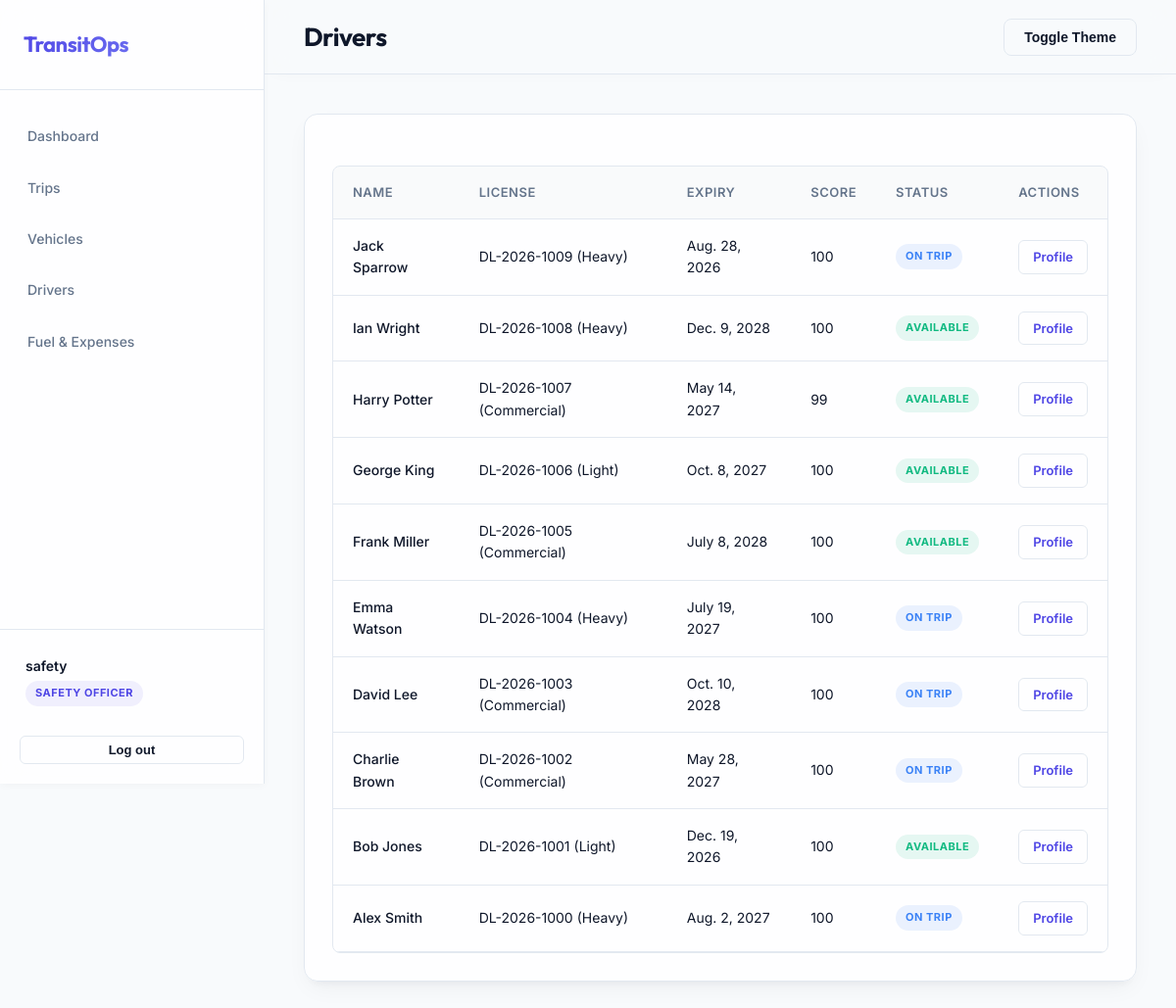
The page /drivers/ (signed in) on the database its author committed.
### accounts/models.py (models this page shows, shortened)
class Profile(models.Model):
    ROLE_CHOICES = (
        ('Fleet Manager', 'Fleet Manager'),
        ('Driver', 'Driver'),
        ('Safety Officer', 'Safety Officer'),
        ('Financial Analyst', 'Financial Analyst'),
        ('Admin', 'Admin'),
    )
    user = models.OneToOneField(User, on_delete=models.CASCADE)
    role = models.CharField(max_length=50, choices=ROLE_CHOICES, default='Driver')
    phone_number = models.CharField(max_length=20, blank=True)
    region = models.CharField(max_length=100, blank=True)

### drivers/models.py (models this page shows, shortened)
class Driver(models.Model):
    STATUS_CHOICES = (
        ('Available', 'Available'),
        ('On Trip', 'On Trip'),
        ('Off Duty', 'Off Duty'),
        ('Suspended', 'Suspended'),
    )
    user = models.OneToOneField(User, on_delete=models.CASCADE, null=True, blank=True, related_name='driver_profile')
    name = models.CharField(max_length=100)
    license_number = models.CharField(max_length=50, unique=True)
    license_category = models.CharField(max_length=50)
    license_expiry_date = models.DateField()
    contact_number = models.CharField(max_length=20)
    safety_score = models.IntegerField(default=100, help_text="0-100")
    status = models.CharField(max_length=20, choices=STATUS_CHOICES, default='Available')
    created_at = models.DateTimeField(auto_now_add=True)
    updated_at = models.DateTimeField(auto_now=True)
    class Meta:
        ordering = ['-created_at']
    def is_license_expired(self):
        return self.license_expiry_date < date.today()

### drivers/views.py (the view)
# urls.py: path('', views.driver_list, name='drivers_list'),
@role_required('Fleet Manager', 'Safety Officer', 'Admin')
def driver_list(request):
    drivers = Driver.objects.all()
    return render(request, 'drivers/list.html', {'drivers': drivers})

### templates/drivers/list.html (shortened to what this page needs)
{% extends 'base.html' %}
{% block page_title %}Drivers{% endblock %}
{% block content %}
<div class="card">
    <div class="table-container">
        <table class="table">
            <thead>
                <tr>
                    <th>Name</th>
                    <th>License</th>
                    <th>Expiry</th>
                    <th>Score</th>
                    <th>Status</th>
                    <th>Actions</th>
                </tr>
            </thead>
            <tbody>
                {% for driver in drivers %}
                <tr>
                    <td style="font-weight: 500;">{{ driver.name }}</td>
                    <td>{{ driver.license_number }} ({{ driver.license_category }})</td>
                    <td>
                        {% if driver.is_license_expired %}
                            <span class="badge badge-danger">Expired: {{ driver.license_expiry_date }}</span>
                        {% else %}
                            {{ driver.license_expiry_date }}
                        {% endif %}
                    </td>
                    <td>{{ driver.safety_score }}</td>
                    <td>
                        {% if user.profile.role == 'Admin' %}
                        <form method="post" action="{% url 'driver_update_status' driver.id %}" style="margin: 0;">
                            {% csrf_token %}
                            <select name="status" onchange="this.form.submit()" class="form-control" style="padding: 4px 8px; font-size: 12px; height: auto; border-radius: 12px; font-weight: 600; width: auto; cursor: pointer; outline: none; border: 1px solid transparent; text-align: center;
                                {% if driver.status == 'Available' %}background-color: rgba(16, 185, 129, 0.1); color: #10B981;
                                {% elif driver.status == 'On Trip' %}background-color: rgba(59, 130, 246, 0.1); color: #3B82F6;
                                {% elif driver.status == 'Off Duty' %}background-color: rgba(245, 158, 11, 0.1); color: #F59E0B;
                                {% else %}background-color: rgba(239, 68, 68, 0.1); color: #EF4444;{% endif %}
                            ">
                                <option value="Available" {% if driver.status == 'Available' %}selected{% endif %}>Available</option>
                                <option value="On Trip" {% if driver.status == 'On Trip' %}selected{% endif %}>On Trip</option>
                                <option value="Off Duty" {% if driver.status == 'Off Duty' %}selected{% endif %}>Off Duty</option>
                                <option value="Suspended" {% if driver.status == 'Suspended' %}selected{% endif %}>Suspended</option>
                            </select>
                        </form>
                        {% else %}
                        <span class="badge
                            {% if driver.status == 'Available' %}badge-success
                            {% elif driver.status == 'On Trip' %}badge-info
                            {% elif driver.status == 'Off Duty' %}badge-warning
                            {% else %}badge-danger{% endif %}">
                            {{ driver.status }}
                        </span>
                        {% endif %}
                    </td>
                    <td>
                        <a href="{% url 'driver_profile' driver.id %}" class="btn btn-ghost btn-sm" style="color: var(--primary);">Profile</a>
                    </td>
                </tr>
                {% empty %}
                <tr>
                    <td colspan="6" style="text-align: center; color: var(--text-muted); padding: 24px;">No drivers found.</td>
                </tr>
                {% endfor %}
            </tbody>
        </table>
    </div>
</div>
{% endblock %}

### templates/base.html (shortened to what this page needs)
<!DOCTYPE html>
<html lang="en" data-theme="light">
<head>
    {% load static %}
    <link rel="stylesheet" href="{% static 'css/base.css' %}">
</head>
<body>
    <div class="layout">
        {% if user.is_authenticated %}
        <aside class="sidebar">
            <div class="sidebar-header">
                <h2>TransitOps</h2>
            </div>
            <nav class="sidebar-nav">
                <a href="{% url 'dashboard' %}" class="nav-item">Dashboard</a>
                {% if user.profile.role in 'Fleet Manager,Admin,Driver,Safety Officer' %}
                <a href="{% url 'trips_list' %}" class="nav-item">Trips</a>
                {% endif %}
                {% if user.profile.role in 'Fleet Manager,Admin,Safety Officer' %}
                <a href="{% url 'vehicles_list' %}" class="nav-item">Vehicles</a>
                <a href="{% url 'drivers_list' %}" class="nav-item">Drivers</a>
                {% endif %}
                {% if user.profile.role in 'Fleet Manager,Admin,Financial Analyst,Safety Officer' %}
                <a href="{% url 'finance_list' %}" class="nav-item">Fuel & Expenses</a>
                {% endif %}
            </nav>
            <div class="sidebar-footer">
                <div class="user-info">
                    <div class="user-name">{{ user.get_full_name|default:user.username }}</div>
                    <div class="user-role badge badge-primary">{{ user.profile.role }}</div>
                </div>
                <form action="{% url 'logout' %}" method="post">
                    <button type="submit" class="btn btn-ghost btn-sm w-full mt-2">Log out</button>
                </form>
            </div>
        </aside>
        {% endif %}
        <main class="main-content">
            {% if user.is_authenticated %}
            <header class="topbar">
                <div class="page-title">
                    <h1>{% block page_title %}Overview{% endblock %}</h1>
                </div>
                <div class="topbar-actions">
                    <button id="theme-toggle" class="btn btn-ghost">Toggle Theme</button>
                </div>
            </header>
            {% endif %}
            <div class="content-container">
                {% block content %}{% endblock %}
            </div>
        </main>
    </div>
</body>
</html>

### rows shown on the page
Driver: name "Jack Sparrow", license_number "DL-2026-1009", license_category "Heavy", license_expiry_date "Aug. 28, 2026", safety_score "100", status "ON TRIP"
Driver: name "Ian Wright", license_number "DL-2026-1008", license_category "Heavy", license_expiry_date "Dec. 9, 2028", safety_score "100", status "AVAILABLE"
Driver: name "Harry Potter", license_number "DL-2026-1007", license_category "Commercial", license_expiry_date "May 14, 2027", safety_score "99", status "AVAILABLE"
Driver: name "George King", license_number "DL-2026-1006", license_category "Light", license_expiry_date "Oct. 8, 2027", safety_score "100", status "AVAILABLE"
Driver: name "Frank Miller", license_number "DL-2026-1005", license_category "Commercial", license_expiry_date "July 8, 2028", safety_score "100", status "AVAILABLE"
Driver: name "Emma Watson", license_number "DL-2026-1004", license_category "Heavy", license_expiry_date "July 19, 2027", safety_score "100", status "ON TRIP"
Driver: name "David Lee", license_number "DL-2026-1003", license_category "Commercial", license_expiry_date "Oct. 10, 2028", safety_score "100", status "ON TRIP"
Driver: name "Charlie Brown", license_number "DL-2026-1002", license_category "Commercial", license_expiry_date "May 28, 2027", safety_score "100", status "ON TRIP"
Driver: name "Bob Jones", license_number "DL-2026-1001", license_category "Light", license_expiry_date "Dec. 19, 2026", safety_score "100", status "AVAILABLE"
Driver: name "Alex Smith", license_number "DL-2026-1000", license_category "Heavy", license_expiry_date "Aug. 2, 2027", safety_score "100", status "ON TRIP"

### other values the page prints
{{ user.get_full_name|default:user.username }} "safety"
{{ user.profile.role }} "SAFETY OFFICER"
